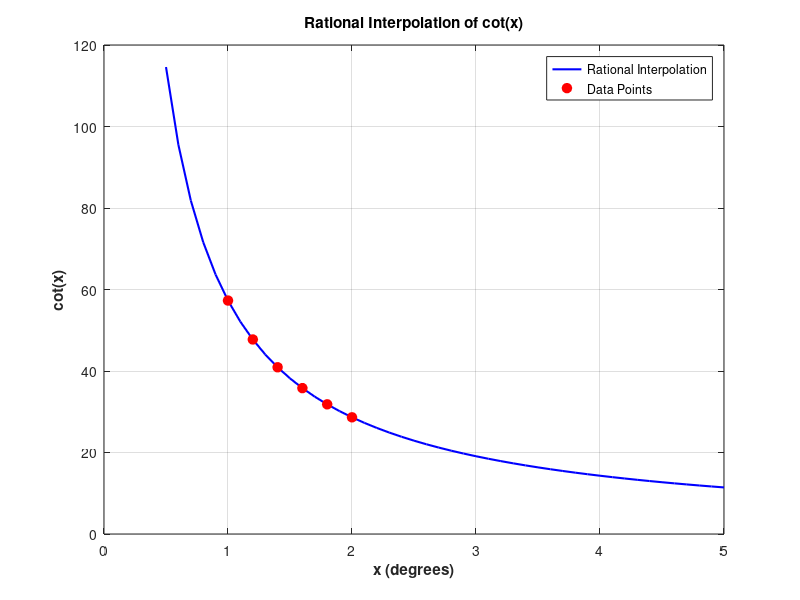

The MATLAB script that drew this image:
%% Program to Compute the Interpolation of the cotangent function
%% with rational interpolation.
%%
%% Author: Sahil Raj
%% Assignment 5: Problem 1
%% Filename: a1.m

clc; clear all; close all;

% Data points
Xd = 1:0.2:2.0;                % Degrees
Xr = deg2rad(Xd);        % Radians
Fs = cot(Xr);                  % Function values

N = length(Xd);
D = zeros(N, N);

% First column = function values
for i = 1:N
    D(i,1) = Fs(i);
end

% Build reciprocal difference table (logic unchanged)
for j = 2:N
    for i = 1:N-j+1
        num = Xr(i+j-1) - Xr(j-1);
        den = D(i+1,j-1) - D(1,j-1);
        D(i,j) = num / den;
    end
end

% Extract coefficients
A = D(1,1:N);

% ---------------------------
% Rational Interpolation Routine
% ---------------------------
function y = RationalInterp(x, X, A, N)
    sum = A(N);
    for i = N-1:-1:1
        sum = A(i) + (x - X(i)) / sum;
    end
    y = sum;
end

% Interpolation points
interpXd = 0.5:0.1:5.0;               % Degrees
interpXr = (pi / 180.0) * interpXd;   % Radians
interpN = length(interpXd);
interpFs = zeros(interpN, 1);

for i = 1:interpN
    interpFs(i) = RationalInterp(interpXr(i), Xr, A, N);
end

% Value at 0.75 degrees
x = deg2rad(0.75);
y = RationalInterp(x, Xr, A, N);
fprintf('cot(0.75°) [rational] = %.6f   (actual = %.6f)\n', y, cot(x));

% ---------------------------
% Neville's Interpolation for comparison
% ---------------------------
function res = Pij(i, j, x, X, Y)
    if i == j
        res = Y(i);
    else
        res = (x - X(i))*Pij(i+1, j, x, X, Y) - (x - X(j))*Pij(i, j-1, x, X, Y);
        res = res / (X(j) - X(i));
    end
end

function res = interpNeville(x, X, Y)
    N = length(X);
    res = Pij(1, N, x, X, Y);
end

yneville = interpNeville(x, Xr, Fs);
fprintf('cot(0.75°) [Neville]  = %.6f\n', yneville);

% ---------------------------
% Plot
% ---------------------------
figure;
plot(interpXd, interpFs, 'b-', 'LineWidth', 1.5); hold on;
plot(Xd, Fs, 'ro', 'MarkerFaceColor', 'r', 'MarkerSize', 7);
xlabel('x (degrees)', 'FontWeight', 'bold');
ylabel('cot(x)', 'FontWeight', 'bold');
title('Rational Interpolation of cot(x)');
legend('Rational Interpolation', 'Data Points', 'Location', 'northeast');
grid on;
set(gca, 'FontSize', 10);
